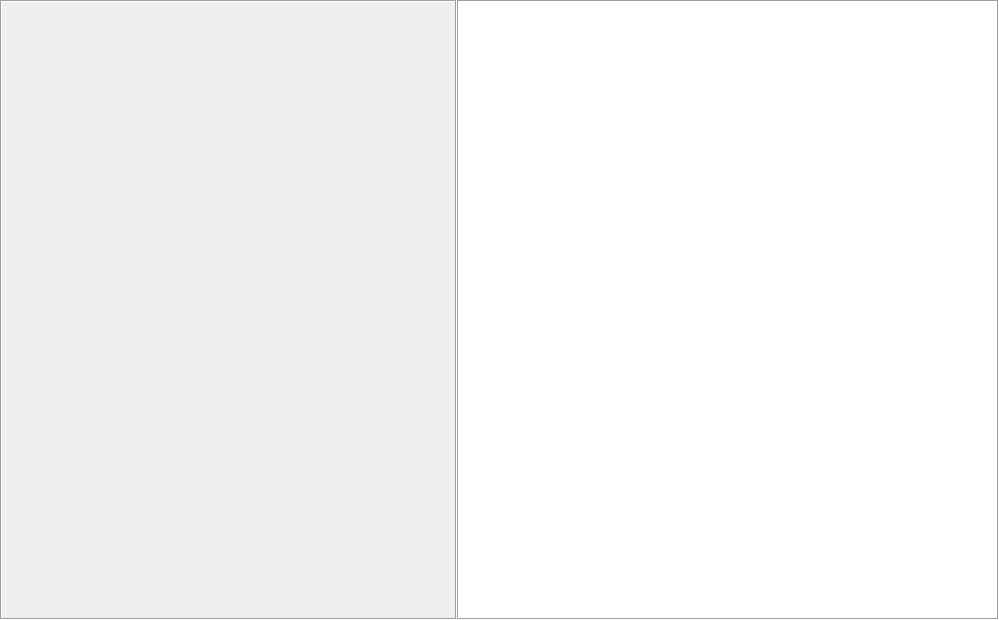
<?xml version="1.0" encoding="UTF-8"?>
<ui version="4.0">
 <class>AnnotationWidget</class>
 <widget class="QWidget" name="AnnotationWidget">
  <property name="geometry">
   <rect>
    <x>0</x>
    <y>0</y>
    <width>999</width>
    <height>620</height>
   </rect>
  </property>
  <layout class="QHBoxLayout" name="_2">
   <property name="spacing">
    <number>0</number>
   </property>
   <property name="leftMargin">
    <number>0</number>
   </property>
   <property name="topMargin">
    <number>0</number>
   </property>
   <property name="rightMargin">
    <number>0</number>
   </property>
   <property name="bottomMargin">
    <number>0</number>
   </property>
   <item>
    <widget class="QSplitter" name="verticalSplitterAnnotation">
     <property name="frameShape">
      <enum>QFrame::Shape::NoFrame</enum>
     </property>
     <property name="lineWidth">
      <number>0</number>
     </property>
     <property name="orientation">
      <enum>Qt::Orientation::Horizontal</enum>
     </property>
     <property name="handleWidth">
      <number>0</number>
     </property>
     <property name="childrenCollapsible">
      <bool>false</bool>
     </property>
     <widget class="QFrame" name="mainWidget">
      <property name="sizePolicy">
       <sizepolicy hsizetype="Preferred" vsizetype="Preferred">
        <horstretch>30</horstretch>
        <verstretch>0</verstretch>
       </sizepolicy>
      </property>
      <property name="frameShape">
       <enum>QFrame::Shape::Box</enum>
      </property>
      <property name="frameShadow">
       <enum>QFrame::Shadow::Sunken</enum>
      </property>
      <layout class="QHBoxLayout" name="horizontalLayout">
       <property name="spacing">
        <number>0</number>
       </property>
       <property name="leftMargin">
        <number>0</number>
       </property>
       <property name="topMargin">
        <number>0</number>
       </property>
       <property name="rightMargin">
        <number>0</number>
       </property>
       <property name="bottomMargin">
        <number>0</number>
       </property>
       <item>
        <widget class="QFrame" name="coverArea">
         <property name="sizePolicy">
          <sizepolicy hsizetype="Fixed" vsizetype="Expanding">
           <horstretch>0</horstretch>
           <verstretch>0</verstretch>
          </sizepolicy>
         </property>
         <property name="maximumSize">
          <size>
           <width>0</width>
           <height>16777215</height>
          </size>
         </property>
         <property name="frameShape">
          <enum>QFrame::Shape::NoFrame</enum>
         </property>
         <property name="frameShadow">
          <enum>QFrame::Shadow::Plain</enum>
         </property>
         <property name="lineWidth">
          <number>0</number>
         </property>
         <layout class="QVBoxLayout" name="coverLayout">
          <property name="spacing">
           <number>0</number>
          </property>
          <property name="leftMargin">
           <number>0</number>
          </property>
          <property name="topMargin">
           <number>0</number>
          </property>
          <property name="rightMargin">
           <number>0</number>
          </property>
          <property name="bottomMargin">
           <number>0</number>
          </property>
          <item>
           <widget class="HomeCompa::Flibrary::ClickableLabel" name="cover">
            <property name="contextMenuPolicy">
             <enum>Qt::ContextMenuPolicy::CustomContextMenu</enum>
            </property>
            <property name="sizePolicy">
             <sizepolicy hsizetype="Fixed" vsizetype="Fixed">
              <horstretch>0</horstretch>
              <verstretch>0</verstretch>
             </sizepolicy>
            </property>
            <property name="text">
             <string notr="true"/>
            </property>
            <property name="alignment">
             <set>Qt::AlignmentFlag::AlignCenter</set>
            </property>
            <property name="wordWrap">
             <bool>false</bool>
            </property>
            <property name="textInteractionFlags">
             <set>Qt::TextInteractionFlag::NoTextInteraction</set>
            </property>
           </widget>
          </item>
         </layout>
        </widget>
       </item>
       <item>
        <widget class="QScrollArea" name="scrollArea">
         <property name="frameShape">
          <enum>QFrame::Shape::NoFrame</enum>
         </property>
         <property name="frameShadow">
          <enum>QFrame::Shadow::Plain</enum>
         </property>
         <property name="lineWidth">
          <number>0</number>
         </property>
         <property name="verticalScrollBarPolicy">
          <enum>Qt::ScrollBarPolicy::ScrollBarAlwaysOff</enum>
         </property>
         <property name="horizontalScrollBarPolicy">
          <enum>Qt::ScrollBarPolicy::ScrollBarAlwaysOff</enum>
         </property>
         <property name="widgetResizable">
          <bool>true</bool>
         </property>
         <widget class="QWidget" name="scrollAreaWidgetContents">
          <property name="geometry">
           <rect>
            <x>0</x>
            <y>0</y>
            <width>455</width>
            <height>616</height>
           </rect>
          </property>
          <layout class="QVBoxLayout" name="verticalLayout_3">
           <property name="spacing">
            <number>0</number>
           </property>
           <property name="leftMargin">
            <number>0</number>
           </property>
           <property name="topMargin">
            <number>0</number>
           </property>
           <property name="rightMargin">
            <number>0</number>
           </property>
           <property name="bottomMargin">
            <number>0</number>
           </property>
           <item>
            <widget class="QFrame" name="frame">
             <property name="frameShape">
              <enum>QFrame::Shape::NoFrame</enum>
             </property>
             <property name="frameShadow">
              <enum>QFrame::Shadow::Plain</enum>
             </property>
             <property name="lineWidth">
              <number>0</number>
             </property>
             <layout class="QVBoxLayout" name="verticalLayout_2">
              <property name="spacing">
               <number>0</number>
              </property>
              <property name="leftMargin">
               <number>0</number>
              </property>
              <property name="topMargin">
               <number>0</number>
              </property>
              <property name="rightMargin">
               <number>0</number>
              </property>
              <property name="bottomMargin">
               <number>0</number>
              </property>
              <item>
               <widget class="QLabel" name="info">
                <property name="text">
                 <string notr="true"/>
                </property>
                <property name="textFormat">
                 <enum>Qt::TextFormat::RichText</enum>
                </property>
                <property name="wordWrap">
                 <bool>true</bool>
                </property>
                <property name="margin">
                 <number>9</number>
                </property>
                <property name="openExternalLinks">
                 <bool>false</bool>
                </property>
                <property name="textInteractionFlags">
                 <set>Qt::TextInteractionFlag::LinksAccessibleByKeyboard|Qt::TextInteractionFlag::LinksAccessibleByMouse|Qt::TextInteractionFlag::TextBrowserInteraction|Qt::TextInteractionFlag::TextSelectableByKeyboard|Qt::TextInteractionFlag::TextSelectableByMouse</set>
                </property>
               </widget>
              </item>
              <item>
               <spacer name="spacer_3">
                <property name="orientation">
                 <enum>Qt::Orientation::Vertical</enum>
                </property>
                <property name="sizeHint" stdset="0">
                 <size>
                  <width>20</width>
                  <height>40</height>
                 </size>
                </property>
               </spacer>
              </item>
             </layout>
            </widget>
           </item>
          </layout>
         </widget>
        </widget>
       </item>
      </layout>
     </widget>
     <widget class="QWidget" name="contentWidget" native="true">
      <property name="sizePolicy">
       <sizepolicy hsizetype="Preferred" vsizetype="Preferred">
        <horstretch>10</horstretch>
        <verstretch>0</verstretch>
       </sizepolicy>
      </property>
      <layout class="QHBoxLayout" name="_3">
       <property name="leftMargin">
        <number>0</number>
       </property>
       <property name="topMargin">
        <number>0</number>
       </property>
       <property name="rightMargin">
        <number>0</number>
       </property>
       <property name="bottomMargin">
        <number>0</number>
       </property>
       <item>
        <widget class="QTreeView" name="content">
         <property name="contextMenuPolicy">
          <enum>Qt::ContextMenuPolicy::CustomContextMenu</enum>
         </property>
         <property name="frameShape">
          <enum>QFrame::Shape::Box</enum>
         </property>
         <property name="frameShadow">
          <enum>QFrame::Shadow::Sunken</enum>
         </property>
         <property name="lineWidth">
          <number>1</number>
         </property>
         <property name="verticalScrollBarPolicy">
          <enum>Qt::ScrollBarPolicy::ScrollBarAlwaysOff</enum>
         </property>
         <property name="horizontalScrollBarPolicy">
          <enum>Qt::ScrollBarPolicy::ScrollBarAlwaysOff</enum>
         </property>
         <property name="animated">
          <bool>true</bool>
         </property>
        </widget>
       </item>
      </layout>
     </widget>
    </widget>
   </item>
  </layout>
  <action name="actionSaveImageAs">
   <property name="text">
    <string>&amp;Save image as...</string>
   </property>
   <property name="statusTip">
    <string notr="true"/>
   </property>
   <property name="menuRole">
    <enum>QAction::MenuRole::NoRole</enum>
   </property>
  </action>
  <action name="actionCopyImage">
   <property name="text">
    <string>&amp;Copy image</string>
   </property>
   <property name="statusTip">
    <string notr="true"/>
   </property>
   <property name="shortcut">
    <string notr="true"/>
   </property>
   <property name="menuRole">
    <enum>QAction::MenuRole::NoRole</enum>
   </property>
  </action>
  <action name="actionSaveAllImages">
   <property name="text">
    <string notr="true"/>
   </property>
   <property name="statusTip">
    <string notr="true"/>
   </property>
   <property name="menuRole">
    <enum>QAction::MenuRole::NoRole</enum>
   </property>
  </action>
  <action name="actionOpenImage">
   <property name="text">
    <string>&amp;Open image</string>
   </property>
  </action>
  <action name="actionImagePrev">
   <property name="shortcut">
    <string notr="true">Alt+Left</string>
   </property>
  </action>
  <action name="actionImageNext">
   <property name="shortcut">
    <string notr="true">Alt+Right</string>
   </property>
  </action>
  <action name="actionImageHome">
   <property name="shortcut">
    <string notr="true">Alt+Down</string>
   </property>
  </action>
 </widget>
 <customwidgets>
  <customwidget>
   <class>HomeCompa::Flibrary::ClickableLabel</class>
   <extends>QLabel</extends>
   <header>widgets/ClickableLabel.h</header>
  </customwidget>
 </customwidgets>
 <resources/>
 <connections/>
</ui>
